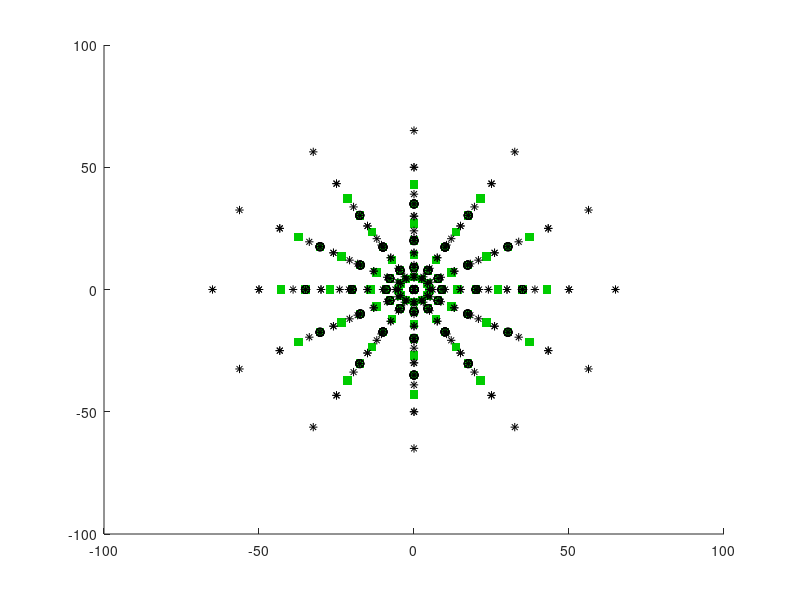
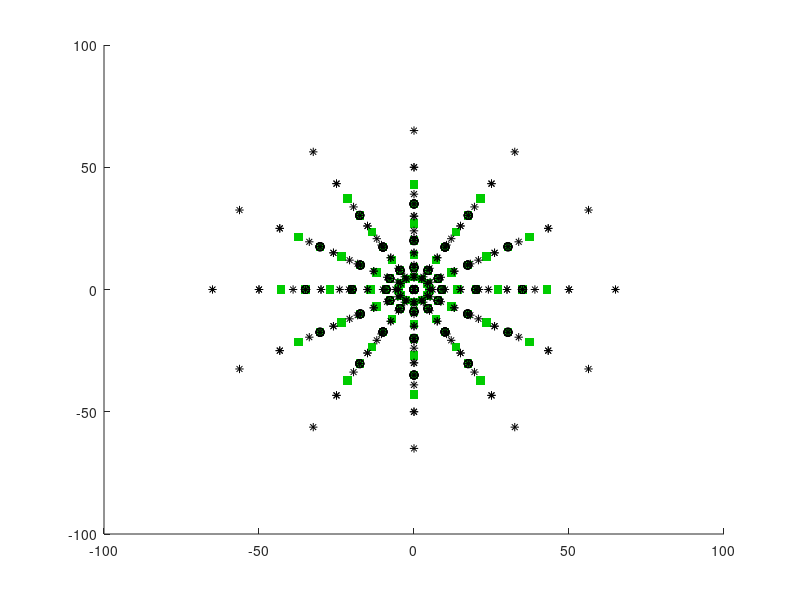
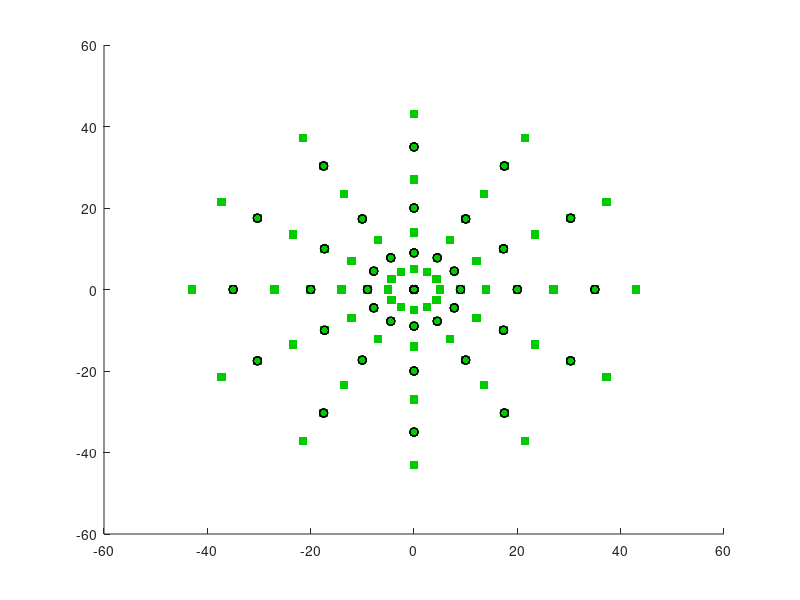
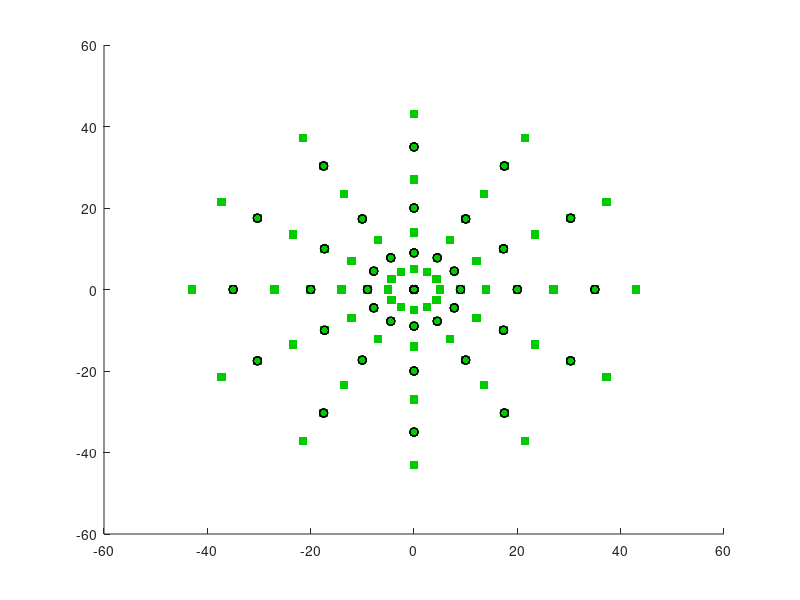

Source code (MATLAB) for these figures, in order: (Note: this script raises an error after producing the figures.)
%%
FLAGplot = true;
% Sky led locations
LEDSKY_RING=[0,5,9,14,20,27,35,43];
LEDSKY_SPOKE=[60 30 0 330 300 : -30 : 90];
% resize
ALL_Rings = repmat(LEDSKY_RING,numel(LEDSKY_SPOKE),1);
ALL_Spkes = repmat(LEDSKY_SPOKE',1,numel(LEDSKY_RING));
%%
% head positions
Hs_Rs = [0 9 20 35];
Hs_Ss = [90 60 30 0 330 300 : -30 : 120];
% eye in head positions
Eh_Rs = [-30:15:30];
Eh_Ss = Hs_Ss;
% resize
H_Rings = repmat(Hs_Rs',1,numel(Hs_Ss));
H_Spkes = repmat(Hs_Ss,numel(Hs_Rs),1);
% make vector
H_Rings = H_Rings(:);
H_Spkes = H_Spkes(:);
% resize
H_Rings = repmat(H_Rings',numel(Eh_Rs),1);
H_Spkes = repmat(H_Spkes',numel(Eh_Rs),1);
% eye in space positions
Eh_Rings = repmat(Eh_Rs',1,numel(Hs_Ss)*numel(Hs_Rs));
E_Rings = H_Rings+Eh_Rings;
E_Spkes = H_Spkes;
% make vector
H_Rings = H_Rings(:);
H_Spkes = H_Spkes(:);
E_Rings = E_Rings(:);
E_Spkes = E_Spkes(:);

sel = E_Rings < 0;
E_Spkes(sel)=E_Spkes(sel)+180;
E_Rings(sel)=E_Rings(sel)*-1;
sel = E_Spkes >= 360;
E_Spkes(sel)=E_Spkes(sel)-360;

%% plot
if FLAGplot
    figure; hold on
    h=polar(deg2rad(ALL_Spkes),ALL_Rings,'sb');
    set(h,'markeredgecolor','none','markerfacecolor',[0 1 0].*.8)
    polar(deg2rad(H_Spkes),H_Rings,'ok')
    polar(deg2rad(E_Spkes),E_Rings,'*k')
    for I_hs = 1:size(H_Rings,1)
        h1=polar(deg2rad(H_Spkes(I_hs,1)),H_Rings(I_hs,1),'or');
        h2=polar(deg2rad(E_Spkes(I_hs,1)),E_Rings(I_hs,1),'*r');
        set(h1,'markersize',15,'linewidth',3)
        set(h2,'markersize',15,'linewidth',3)
        drawnow
        delete(h1)
        delete(h2)
    end
    close
end
%%
LS = repmat(LEDSKY_RING,numel(H_Rings),1);
Tar = repmat(H_Rings,1,numel(LEDSKY_RING));
H_Irings = nan(numel(H_Rings),1);
for I = 1:numel(H_Rings)
    H_Irings(I) = find(Tar(I,:)==LS(I,:));
end
LS = repmat(LEDSKY_SPOKE,numel(H_Spkes),1);
Tar = repmat(H_Spkes,1,numel(LEDSKY_SPOKE));
H_Ispkes = nan(numel(H_Spkes),1);
for I = 1:numel(H_Spkes)
    H_Ispkes(I) = find(Tar(I,:)==LS(I,:));
end
LS = repmat(LEDSKY_RING,numel(E_Rings),1);
Tar = repmat(E_Rings,1,numel(LEDSKY_RING));
E_Irings = nan(numel(E_Rings),1);
[m,i]=min(abs([LS-Tar]),[],2);
for I = 1:numel(E_Rings)
    E_Irings(I) = i(I);
end
LS = repmat(LEDSKY_SPOKE,numel(E_Spkes),1);
Tar = repmat(E_Spkes,1,numel(LEDSKY_SPOKE));
E_Ispkes = nan(numel(E_Spkes),1);
[m,i]=min(abs([LS-Tar]),[],2);
for I = 1:numel(E_Rings)
    E_Ispkes(I) = i(I);
end
%%
if FLAGplot
    figure; hold on
    h=polar(deg2rad(ALL_Spkes),ALL_Rings,'sb');
    set(h,'markeredgecolor','none','markerfacecolor',[0 1 0].*.8)
    polar(deg2rad(H_Spkes),H_Rings,'ok')
    polar(deg2rad(E_Spkes),E_Rings,'*k')
    for I_hs = 1:size(H_Rings,1)
        h1=polar(deg2rad(LEDSKY_SPOKE(H_Ispkes(I_hs,1))),LEDSKY_RING(H_Irings(I_hs,1)),'or');
        h2=polar(deg2rad(LEDSKY_SPOKE(E_Ispkes(I_hs,1))),LEDSKY_RING(E_Irings(I_hs,1)),'*r');
        h3=polar(deg2rad(E_Spkes(I_hs,1)),E_Rings(I_hs,1),'*b');
        set(h1,'markersize',15,'linewidth',3)
        set(h2,'markersize',15,'linewidth',3)
        set(h3,'markersize',10,'linewidth',2)
        drawnow
        delete(h1)
        delete(h2)
        delete(h3)
    end
    close
end
%% change order and remove repeats
[u,i]=unique([H_Irings H_Ispkes E_Irings E_Ispkes abs(-H_Irings + E_Irings) E_Irings],'rows');
sel = u(:,2)~=u(:,4);
u(sel,6)=u(sel,6)*-1;
u = sortrows(u,[2 1 6]);
%%
if FLAGplot
    figure; hold on
    h=polar(deg2rad(ALL_Spkes),ALL_Rings,'sb');
    set(h,'markeredgecolor','none','markerfacecolor',[0 1 0].*.8)
    polar(deg2rad(H_Spkes),H_Rings,'ok')
    for I_hs = 1:size(u,1)
        h1=polar(deg2rad(LEDSKY_SPOKE(u(I_hs,2))),LEDSKY_RING(u(I_hs,1)),'or');
        h2=polar(deg2rad(LEDSKY_SPOKE(u(I_hs,4))),LEDSKY_RING(u(I_hs,3)),'*r');
        set(h1,'markersize',15,'linewidth',3)
        set(h2,'markersize',15,'linewidth',3)
        drawnow
        delete(h1)
        delete(h2)
    end
    close
end
%%
H_Irings=u(:,1);
H_Ispkes=u(:,2);
E_Irings=u(:,3);
E_Ispkes=u(:,4);

IxRings     = [H_Irings E_Irings];
IxSpokes    = [H_Ispkes E_Ispkes];

% fix central LED, always use spoke 1
IxRings     = IxRings - 1; % 0 is center
sel = IxRings == 0;
IxSpokes(sel) = 0;
IxRings(sel) = 2; %2: green 1: red

[u2,i]=unique([IxSpokes IxRings],'rows');
IxSpokes = IxSpokes(sort(i),:);
IxRings = IxRings(sort(i),:);
%%
if FLAGplot
    figure; hold on
    h=polar(deg2rad(ALL_Spkes),ALL_Rings,'sb');
    set(h,'markeredgecolor','none','markerfacecolor',[0 1 0].*.8)
    polar(deg2rad(H_Spkes),H_Rings,'ok')
    for I_hs = 1:size(u2,1)
        [Ha,He] = sky2azel(IxRings(I_hs,1),IxSpokes(I_hs,1));
        [Ea,Ee] = sky2azel(IxRings(I_hs,2),IxSpokes(I_hs,2));
        h1=plot(Ha,He,'or');
        h2=plot(Ea,Ee,'*r');
        set(h1,'markersize',15,'linewidth',3)
        set(h2,'markersize',15,'linewidth',3)
        pause(.1)
        delete(h1)
        delete(h2)
    end
    close
end
%% create Mtx
Ntar = size(IxRings,2);
Ntrl = size(IxRings,1);
IxRingSpokes = nan(Ntrl,Ntar*2);
IxRingSpokes(:,1:2:end)=IxRings;
IxRingSpokes(:,2:2:end)=IxSpokes;
Targets = [ones(Ntrl,1)*Ntar IxRingSpokes , zeros(Ntrl,21-(Ntar*2+1))];

% save
fn = ['D:\HumanMatlab\Tom\TrailList\DMIcalibration.mat'];
disp(fn)
save(fn,'Targets','-mat')
